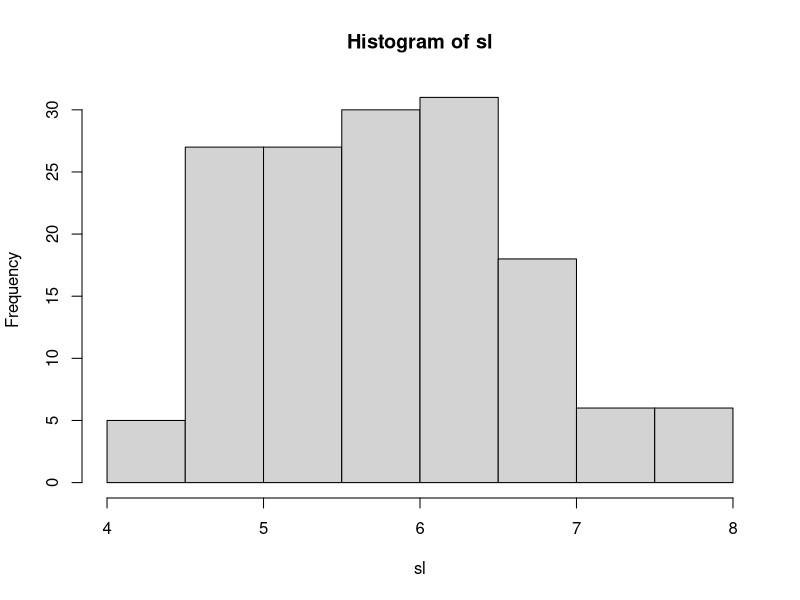

Reproduce this figure in R.
## ---- chunk 1
(2 + 3 + 5 + 7 + 11 + 13 + 17 + 19 + 23 + 29 + 31)/11 # computing the mean of the sequence
## ---- chunk 2
primes <- c(2, 3, 5, 7, 11, 13, 17, 19, 23, 29, 31)

mean(primes)
## ---- chunk 3
sd(primes)
## ---- chunk 4
var(primes)

sd(primes)^2
## ---- chunk 5
sl <- iris$Sepal.Length

mean(sl)

sd(sl)

var(sl)

median(sl)

hist(sl)
